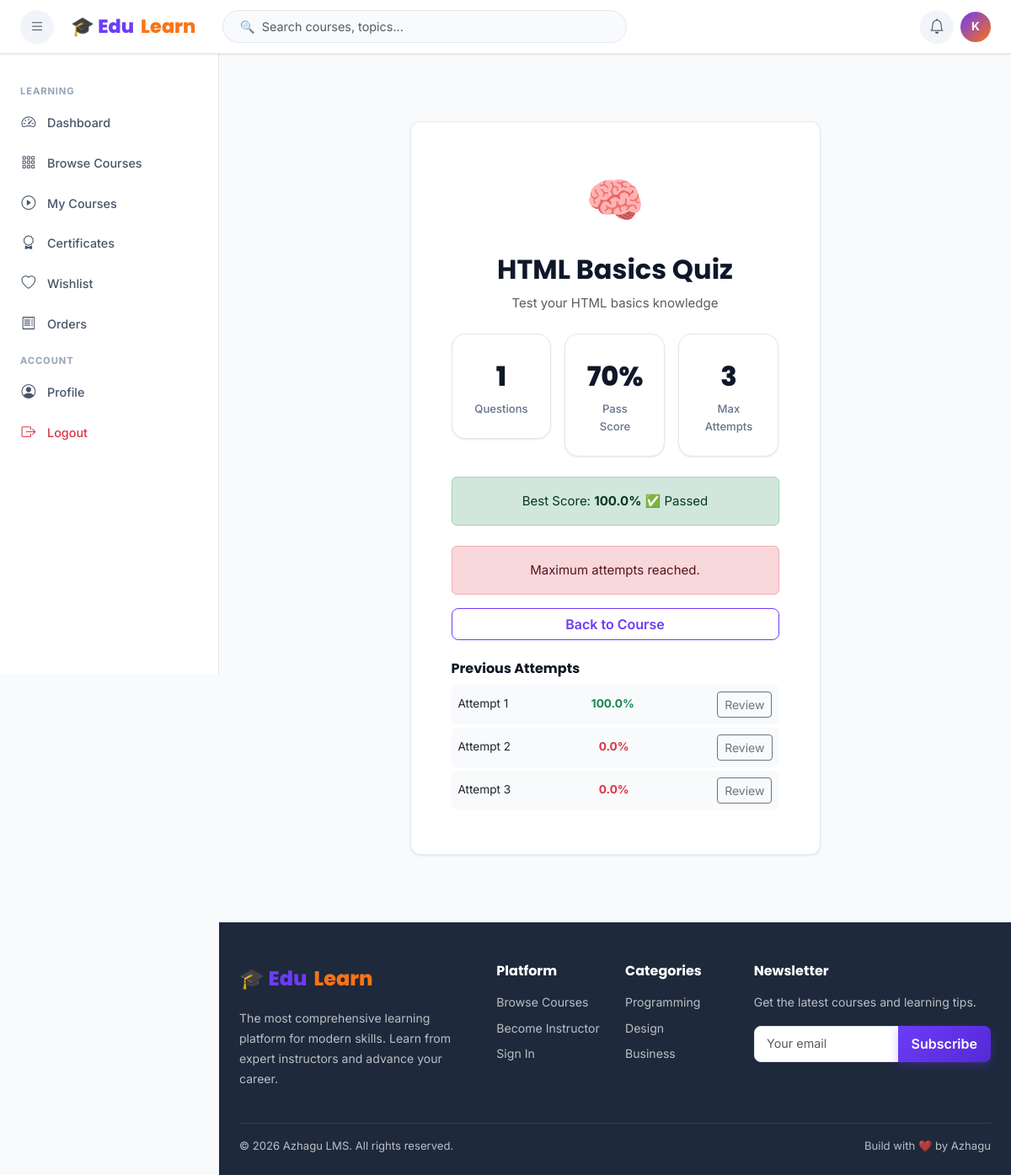
Screenshot of /quizzes/1/ (signed in) with the database file from the repository.
### accounts/models.py (models this page shows, shortened)
class CustomUser(AbstractUser):
    ROLE_CHOICES = [('student','Student'),('instructor','Instructor'),('admin','Admin')]
    role = models.CharField(max_length=20, choices=ROLE_CHOICES, default='student')
    bio = models.TextField(blank=True)
    avatar = models.ImageField(upload_to='avatars/', blank=True, null=True)
    phone = models.CharField(max_length=20, blank=True)
    website = models.URLField(blank=True)
    linkedin = models.URLField(blank=True)
    is_email_verified = models.BooleanField(default=False)
    created_at = models.DateTimeField(auto_now_add=True)
    updated_at = models.DateTimeField(auto_now=True)
    def is_student(self): return self.role == 'student'
    def is_instructor(self): return self.role == 'instructor'
    def is_admin_user(self): return self.role == 'admin' or self.is_staff

### quizzes/models.py (models this page shows, shortened)
class Quiz(models.Model):
    module = models.OneToOneField(Module, on_delete=models.CASCADE, related_name='quiz')
    title = models.CharField(max_length=200)
    description = models.TextField(blank=True)
    time_limit = models.PositiveIntegerField(default=0, help_text='Minutes (0=no limit)')
    pass_score = models.PositiveIntegerField(default=70, help_text='Percentage to pass')
    max_attempts = models.PositiveIntegerField(default=3)
    is_active = models.BooleanField(default=True)
    created_at = models.DateTimeField(auto_now_add=True)

class QuizAttempt(models.Model):
    user = models.ForeignKey(settings.AUTH_USER_MODEL, on_delete=models.CASCADE, related_name='quiz_attempts')
    quiz = models.ForeignKey(Quiz, on_delete=models.CASCADE, related_name='attempts')
    score = models.FloatField(default=0)
    total_questions = models.PositiveIntegerField(default=0)
    correct_answers = models.PositiveIntegerField(default=0)
    is_passed = models.BooleanField(default=False)
    started_at = models.DateTimeField(auto_now_add=True)
    completed_at = models.DateTimeField(null=True, blank=True)
    time_taken = models.PositiveIntegerField(default=0, help_text='Seconds')
    class Meta: ordering = ['-started_at']

### quizzes/views.py (the view)
# urls.py: path('<int:quiz_id>/', views.quiz_detail, name='detail'),
@login_required
def quiz_detail(request, quiz_id):
    quiz = get_object_or_404(Quiz, id=quiz_id, is_active=True)
    enrollment = get_object_or_404(Enrollment, user=request.user, course=quiz.module.course)
    attempts = QuizAttempt.objects.filter(user=request.user, quiz=quiz)
    can_attempt = attempts.count() < quiz.max_attempts
    best_attempt = attempts.order_by('-score').first()
    return render(request, 'quizzes/detail.html', {
        'quiz': quiz, 'attempts': attempts, 'can_attempt': can_attempt, 'best_attempt': best_attempt
    })

### lms_project/context_processors.py (called while the page is built)
def notifications(request):
    context = {'notifications': [], 'unread_count': 0}
    if request.user.is_authenticated:
        try:
            from courses.models import Notification
            notifs = Notification.objects.filter(user=request.user).order_by('-created_at')[:10]
            context['notifications'] = notifs
            context['unread_count'] = notifs.filter(is_read=False).count()
        except Exception:
            pass
    return context

### templates/quizzes/detail.html (shortened to what this page needs)
{% extends 'base.html' %}
{% block content %}
<div class="container py-5">
  <div class="row justify-content-center">
    <div class="col-lg-7">
      <div class="card p-5 text-center">
        <div style="font-size:3.5rem;margin-bottom:1rem;">🧠</div>
        <h2 class="fw-bold mb-2">{{ quiz.title }}</h2>
        {% if quiz.description %}<p class="text-muted mb-4">{{ quiz.description }}</p>{% endif %}
        <div class="row g-3 mb-4">
          <div class="col-4"><div class="card-stat"><div class="stat-value">{{ quiz.questions.count }}</div><div class="stat-label">Questions</div></div></div>
          <div class="col-4"><div class="card-stat"><div class="stat-value">{{ quiz.pass_score }}%</div><div class="stat-label">Pass Score</div></div></div>
          <div class="col-4"><div class="card-stat"><div class="stat-value">{{ quiz.max_attempts }}</div><div class="stat-label">Max Attempts</div></div></div>
        </div>
        {% if best_attempt %}<div class="alert {% if best_attempt.is_passed %}alert-success{% else %}alert-warning{% endif %} mb-4">Best Score: <strong>{{ best_attempt.score }}%</strong> {% if best_attempt.is_passed %}✅ Passed{% else %}❌ Not Passed{% endif %}</div>{% endif %}
        {% if can_attempt %}
        <a href="/quizzes/{{ quiz.id }}/take/" class="btn btn-primary btn-lg px-5 fw-bold"><i class="bi bi-play-circle me-2"></i>Start Quiz</a>
        <div style="font-size:.8rem;color:var(--gray-500);margin-top:.5rem;">{{ attempts.count }} of {{ quiz.max_attempts }} attempts used</div>
        {% else %}
        <div class="alert alert-danger">Maximum attempts reached.</div>
        <a href="/enrollments/learn/{{ quiz.module.course.slug }}/1/" class="btn btn-outline-primary">Back to Course</a>
        {% endif %}
        {% if attempts %}
        <div class="mt-4 text-start"><h6 class="fw-bold mb-2">Previous Attempts</h6>
          {% for attempt in attempts %}<div class="d-flex justify-content-between align-items-center p-2 rounded mb-1" style="background:var(--gray-50);font-size:.85rem;"><span>Attempt {{ forloop.counter }}</span><span class="fw-bold {% if attempt.is_passed %}text-success{% else %}text-danger{% endif %}">{{ attempt.score }}%</span><a href="/quizzes/result/{{ attempt.id }}/" class="btn btn-sm btn-outline-secondary">Review</a></div>{% endfor %}
        </div>
        {% endif %}
      </div>
    </div>
  </div>
</div>
{% endblock %}

### templates/base.html (shortened to what this page needs)
<!DOCTYPE html>
<html lang="en">
<head>
  <link href="https://cdn.jsdelivr.net/npm/bootstrap@5.3.2/dist/css/bootstrap.min.css" rel="stylesheet">
  <link href="https://cdn.jsdelivr.net/npm/bootstrap-icons@1.11.3/font/bootstrap-icons.css" rel="stylesheet">
  {% load static %}
  <link href="{% static 'css/style.css' %}" rel="stylesheet">
</head>
<body>
{% if user.is_authenticated %}
<nav class="lms-navbar">
  <button class="nav-icon-btn me-1" id="sidebarToggle" title="Toggle sidebar">
    <i class="bi bi-list"></i>
  </button>
  <a class="navbar-brand-logo" href="/">🎓 Edu<span>Learn</span></a>
  <div class="navbar-search d-none d-md-block ms-3">
    <input type="text" class="form-control" id="navSearchInput" placeholder="🔍  Search courses, topics...">
  </div>
  <div class="ms-auto d-flex align-items-center gap-2">
    <div class="dropdown">
      <button class="nav-icon-btn" data-bs-toggle="dropdown" aria-expanded="false">
        <i class="bi bi-bell"></i>
      </button>
    </div>
    <div class="dropdown">
      <div data-bs-toggle="dropdown" aria-expanded="false" style="cursor:pointer;">
        {% if user.avatar %}
        <img src="{{ user.avatar.url }}" class="user-avatar-sm" alt="{{ user.username }}">
        {% else %}
        <div class="user-avatar-placeholder">{{ user.username|first|upper }}</div>
        {% endif %}
      </div>
    </div>
  </div>
</nav>
<div class="lms-sidebar" id="lmsSidebar">
  {% if user.is_student %}
  <div class="sidebar-section-label">Learning</div>
  <a class="sidebar-nav-item" href="/dashboard/"><i class="bi bi-speedometer2"></i> Dashboard</a>
  <a class="sidebar-nav-item" href="/courses/"><i class="bi bi-grid-3x3-gap"></i> Browse Courses</a>
  <a class="sidebar-nav-item" href="/dashboard/student/"><i class="bi bi-play-circle"></i> My Courses</a>
  <a class="sidebar-nav-item" href="/certificates/"><i class="bi bi-award"></i> Certificates</a>
  <a class="sidebar-nav-item" href="/courses/wishlist/"><i class="bi bi-heart"></i> Wishlist</a>
  <a class="sidebar-nav-item" href="/payments/history/"><i class="bi bi-receipt"></i> Orders</a>
  {% endif %}
  <div class="sidebar-section-label">Account</div>
  <a class="sidebar-nav-item" href="/accounts/profile/"><i class="bi bi-person-circle"></i> Profile</a>
  <a class="sidebar-nav-item text-danger" href="/accounts/logout/"><i class="bi bi-box-arrow-right"></i> Logout</a>
</div>
<main class="lms-main {% block main_class %}{% endblock %}">
{% endif %}
{% block content %}{% endblock %}
</main>
{% block show_footer %}
<footer style="background:var(--gray-900);color:rgba(255,255,255,.7);padding:3rem 0 1.5rem;margin-left:{% if user.is_authenticated %}var(--sidebar-w){% else %}0{% endif %};" class="footer-section">
  <div class="container-fluid px-4">
    <div class="row g-4 mb-4">
      <div class="col-lg-4">
        <div class="navbar-brand-logo mb-3" style="font-size:1.5rem;">🎓 Edu<span>Learn</span></div>
        <p style="font-size:.88rem;line-height:1.7;">The most comprehensive learning platform for modern skills. Learn from expert instructors and advance your career.</p>
      </div>
      <div class="col-lg-2 col-md-4">
        <h6 class="text-white fw-bold mb-3">Platform</h6>
        <ul class="list-unstyled" style="font-size:.88rem;">
          <li class="mb-2"><a href="/courses/" class="text-decoration-none" style="color:inherit;">Browse Courses</a></li>
          <li class="mb-2"><a href="/accounts/register/" class="text-decoration-none" style="color:inherit;">Become Instructor</a></li>
          <li class="mb-2"><a href="/accounts/login/" class="text-decoration-none" style="color:inherit;">Sign In</a></li>
        </ul>
      </div>
      <div class="col-lg-2 col-md-4">
        <h6 class="text-white fw-bold mb-3">Categories</h6>
        <ul class="list-unstyled" style="font-size:.88rem;">
          <li class="mb-2"><a href="/courses/?category=programming" class="text-decoration-none" style="color:inherit;">Programming</a></li>
          <li class="mb-2"><a href="/courses/?category=design" class="text-decoration-none" style="color:inherit;">Design</a></li>
          <li class="mb-2"><a href="/courses/?category=business" class="text-decoration-none" style="color:inherit;">Business</a></li>
        </ul>
      </div>
      <div class="col-lg-4 col-md-4">
        <h6 class="text-white fw-bold mb-3">Newsletter</h6>
        <p style="font-size:.88rem;">Get the latest courses and learning tips.</p>
        <div class="input-group mt-2">
          <input type="email" class="form-control" placeholder="Your email" style="border-radius:8px 0 0 8px;">
          <button class="btn btn-primary px-3" style="border-radius:0 8px 8px 0;">Subscribe</button>
        </div>
      </div>
    </div>
    <div class="border-top pt-3 d-flex flex-wrap justify-content-between align-items-center gap-2" style="border-color:rgba(255,255,255,.1)!important;font-size:.82rem;">
      <span>© 2026 Azhagu LMS. All rights reserved.</span>
      <span>Build with ❤️ by Azhagu</a></span>
    </div>
  </div>
</footer>
{% endblock %}
{% load static %}
</body>
</html>

### static/css/style.css (style rules this page uses)
:root { --primary: #6c3cf7; --primary-dark: #5429d6; --primary-light: #ede9ff; --secondary: #f97316; --success: #22c55e; --info: #3b82f6; --warning: #f59e0b; --danger: #ef4444; --dark: #0f172a; --gray-900: #1e293b; --gray-800: #334155; --gray-700: #475569; --gray-600: #64748b; --gray-400: #94a3b8; --gray-200: #e2e8f0; --gray-100: #f1f5f9; --gray-50: #f8fafc; --white: #ffffff; --sidebar-w: 260px; --navbar-h: 64px; --radius: 12px; --radius-lg: 16px; --shadow-sm: 0 1px 3px rgba(0,0,0,0.06), 0 1px 2px rgba(0,0,0,0.04); --shadow: 0 4px 16px rgba(0,0,0,0.08); --shadow-lg: 0 10px 40px rgba(0,0,0,0.12); --transition: all 0.25s cubic-bezier(0.4,0,0.2,1); }
* { box-sizing:border-box;margin:0;padding:0; }
body { font-family:'Inter',sans-serif;background:var(--gray-50);color:var(--gray-800);line-height:1.6;font-size:15px; }
h1,h2,h3,h4,h5,h6 { font-family:'Poppins',sans-serif;font-weight:700;color:var(--dark);line-height:1.3; }
.lms-navbar { position:sticky;top:0;z-index:1050;height:var(--navbar-h);background:var(--white);border-bottom:1px solid var(--gray-200);box-shadow:var(--shadow-sm);display:flex;align-items:center;padding:0 1.5rem;gap:1rem; }
.navbar-brand-logo { font-family:'Poppins',sans-serif;font-weight:800;font-size:1.4rem;color:var(--primary)!important;text-decoration:none;display:flex;align-items:center;gap:.5rem;white-space:nowrap; }
.navbar-brand-logo span { color:var(--secondary); }
.navbar-search { flex:1;max-width:480px; }
.navbar-search .form-control { border-radius:50px;border:1.5px solid var(--gray-200);padding:.5rem 1.2rem;font-size:.9rem;background:var(--gray-50);transition:var(--transition); }
.nav-icon-btn { width:40px;height:40px;border-radius:50%;border:none;background:var(--gray-100);color:var(--gray-700);display:flex;align-items:center;justify-content:center;font-size:1.1rem;cursor:pointer;transition:var(--transition);position:relative;text-decoration:none; }
.user-avatar-placeholder { width:36px;height:36px;border-radius:50%;background:linear-gradient(135deg,var(--primary),var(--secondary));display:flex;align-items:center;justify-content:center;color:#fff;font-weight:700;font-size:.85rem;cursor:pointer; }
.lms-sidebar { position:fixed;top:var(--navbar-h);left:0;width:var(--sidebar-w);height:calc(100vh - var(--navbar-h));background:var(--white);border-right:1px solid var(--gray-200);overflow-y:auto;z-index:1040;transition:transform .3s ease;padding:1.5rem 0; }
.sidebar-section-label { font-size:.7rem;font-weight:700;text-transform:uppercase;letter-spacing:.08em;color:var(--gray-400);padding:.75rem 1.5rem .25rem; }
.sidebar-nav-item { display:flex;align-items:center;gap:.75rem;padding:.65rem 1.5rem;color:var(--gray-700);text-decoration:none;font-size:.9rem;font-weight:500;transition:var(--transition);position:relative;cursor:pointer;border:none;background:none;width:100%;text-align:left; }
.sidebar-nav-item i { font-size:1.05rem;width:20px;text-align:center; }
.lms-main { margin-left:var(--sidebar-w);min-height:calc(100vh - var(--navbar-h));padding:2rem;transition:margin .3s ease; }
.card { background:var(--white);border:1px solid var(--gray-200);border-radius:var(--radius);box-shadow:var(--shadow-sm);transition:var(--transition);overflow:hidden; }
.card-stat { padding:1.5rem;border-radius:var(--radius-lg);background:var(--white);border:1px solid var(--gray-200);box-shadow:var(--shadow-sm);transition:var(--transition); }
.stat-value { font-size:2rem;font-weight:800;color:var(--dark);font-family:'Poppins',sans-serif; }
.stat-label { font-size:.82rem;color:var(--gray-600);font-weight:500;margin-top:.15rem; }
.btn-primary { background:linear-gradient(135deg,var(--primary),var(--primary-dark));border:none;border-radius:8px;font-weight:600;transition:var(--transition);box-shadow:0 4px 12px rgba(108,60,247,.3); }
.btn-outline-primary { border-color:var(--primary);color:var(--primary);border-radius:8px;font-weight:600;transition:var(--transition); }
.form-control,.form-select { border:1.5px solid var(--gray-200);border-radius:8px;font-size:.9rem;padding:.6rem .9rem;transition:var(--transition);background:#fff; }

### rows the page displays
CustomUser: username|first "K"
Quiz: title "HTML Basics Quiz", description "Test your HTML basics knowledge", questions.count "1", pass_score "70", max_attempts "3"
QuizAttempt: score "100.0"
QuizAttempt: score "0.0"
QuizAttempt: score "0.0"
